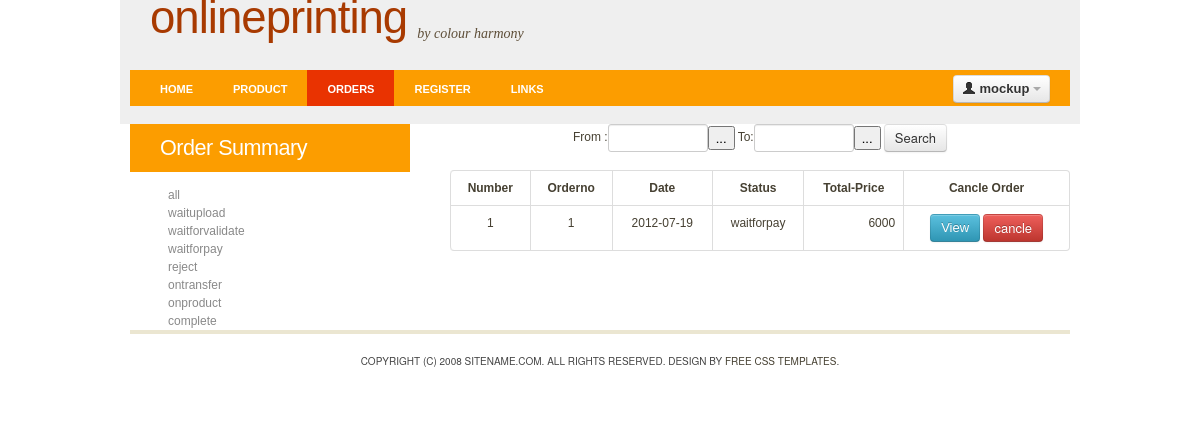
/index.php/orders (signed in), run on the app's committed database.
### tables this page shows
CREATE TABLE IF NOT EXISTS `ord` (
  `ord_status` varchar(20) NOT NULL,
  `total_price` double NOT NULL,
  `address` varchar(100) NOT NULL,
  `province` varchar(30) DEFAULT NULL,
  `postcode` varchar(5) DEFAULT NULL,
  `orderdate` date NOT NULL,
  `email` varchar(50) NOT NULL COMMENT 'FK',
  `paymethod` varchar(15) NOT NULL,
  `sendmethod` varchar(15) DEFAULT NULL,
  `orderno` int(11) NOT NULL AUTO_INCREMENT COMMENT 'PK',
  PRIMARY KEY (`orderno`),
  KEY `custormer_email` (`email`),
  KEY `Ord_ordstatus` (`ord_status`),
  KEY `Ord_ordpay` (`paymethod`),
  KEY `Ord_ordsend` (`sendmethod`)
);

CREATE TABLE IF NOT EXISTS `ordstatus` (
  `status` varchar(20) NOT NULL DEFAULT '',
  `status_description` varchar(20) DEFAULT NULL,
  PRIMARY KEY (`status`)
);

### application/controllers/orders.php (called while the page is built, shortened)
<?php
class Orders extends CI_Controller {
    public function __construct() {
        $this->load->model('dao/templatedao');
        $this->load->model('dao/paperdao');
        $this->load->model('dao/optiondao');
        $this->load->model('dao/orderlinedao');
        $this->load->model('dao/typedao');
        $this->load->model('obj/orderline');
        $this->load->model('dao/orddao');
        $this->load->model('dao/ordpaydao');
        $this->load->model('dao/ordsenddao');
    }
    public function index() {
        if ($_SESSION['hasuser']) {
            $this->orderpage();
        } else {
            redirect('home');
        }
    }
    public function orderpage() {
        $this->load->model('dao/ordstatusdao');
        $user = $_SESSION['user'];
        $email = $user->getEmail();
        $condition = array();
        $condition['email'] = $email;
        $orderlist = $this->orddao->findbymultifield($condition);
        $ordstatuslist = $this->ordstatusdao->findall();
        $data = array();
        $data['orderlist'] = $orderlist;
        $data['ordstatuslist'] = $ordstatuslist;
        $this->load->view(lang('orderpage'), $data);
    }
}
?>

### index.php (called while the page is built, shortened)
<?php
require_once BASEPATH.'core/CodeIgniter.php';

### application/models/obj/custormer.php (called while the page is built, shortened)
<?php
class Custormer extends CI_Model  {
  private $email;
                          public function getEmail() {
               return $this->email;
           }
}
?>

### application/models/dao/orddao.php (called while the page is built, shortened)
<?php
class Orddao extends CI_Model  {
     public function findbymultifield($condition){
         foreach ($condition as $index=>$row) {
         $this->db->where($index, $row);
        }
            $query = $this->db->get('ord');
        $condition = array();
        foreach ($query->result() as $row) {
            $obj = $this->makeObj($row);
             array_push($condition, $obj);
        }
        return $condition;
    }
       private function makeObj($row) {
        $ord = new Ord();
        $ord->setOrderno($row->orderno);
        $ord->setEmail($row->email);
        $ord->setOrdstatus($row->ord_status);
        $ord->setPaymethod($row->paymethod);
        $ord->setSendmethod($row->sendmethod);
        $ord->setTotalprice($row->total_price);
        $ord->setAddress($row->address);
        $ord->setProvince($row->province);
        $ord->setPostcode($row->postcode);
$ord->setOrderdate($row->orderdate);
        return $ord;
    }
}
?>

### application/models/obj/ord.php (called while the page is built, shortened)
<?php
class Ord extends CI_Model {
    private $orderno;
    private $ordstatus;
    private $totalprice;
private $orderdate;
public function getOrderdate() {
    return $this->orderdate;
}
public function setOrderdate($orderdate) {
    $this->orderdate = $orderdate;
}
    public function getOrderno() {
        return $this->orderno;
    }
    public function setOrderno($orderno) {
        $this->orderno = $orderno;
    }
    public function getOrdstatus() {
        return $this->ordstatus;
    }
    public function setOrdstatus($ordstatus) {
        $this->ordstatus = $ordstatus;
    }
    public function getTotalprice() {
        return $this->totalprice;
    }
    public function setTotalprice($totalprice) {
        $this->totalprice = $totalprice;
    }
}
?>

### application/models/dao/ordstatusdao.php (called while the page is built, shortened)
<?php
class Ordstatusdao extends CI_Model{
     public function findall() {
        $query = $this->db->get('ordstatus');
        $array = array();
        foreach ($query->result() as $row) {
            $type = $this->makeObj($row);
            array_push($array, $type);
        }
        return $array;
    }
     public function makeObj($row) {
        $ordstatus = new Ordstatus();
        $ordstatus->setStatus($row->status);
        $ordstatus->setDescription($row->status_description);
        return $ordstatus;
    }
}
?>

### application/models/obj/ordstatus.php (called while the page is built)
<?php
class Ordstatus  extends CI_Model{
    private $status;
    private $description;
    public function getStatus() {
        return $this->status;
    }
    public function setStatus($status) {
        $this->status = $status;
    }
    public function getDescription() {
        return $this->description;
    }
    public function setDescription($description) {
        $this->description = $description;
    }
}
?>

### application/views/OnlinePrinting/Orders/orderspage.php (the view, shortened to what this page needs)
<div id="page">
    <div id ="content">
        <div id="search-bar">
            <form id="searchform"action="<? echo site_url('orders') ?>" class="form-search" align="center"  method="post">
                From :<input type="text" name="fromdate" id="fromdate" class="input-small datepicker" >
                To:<input type="text" name="todate" id="todate"  class="input-small datepicker"   >
                <button type="submit" class="btn">Search</button>
            </form>
        </div>
        <div id="result"  align="center">
            <table class="table table-bordered" >
                <thead>
                <th>
                    Number
                </th>
                <th>
                    Orderno
                </th>
                <th>
                    Date
                </th>
                <th>
                    Status
                </th>
                <th>
                    Total-Price
                </th>
                <th>
                    Cancle Order
                </th>
                </thead>
                <tbody>
                    <?php foreach ($orderlist as $index => $order): ?>
                        <tr> <td  ><? echo $index + 1 ?> </td>
                            <td  >
                                    <? echo $order->getOrderno(); ?>
                            </td>
                            <td > <? echo $order->getOrderdate(); ?> </td>
                            <td >
                                 <?php foreach ($ordstatuslist as $pos): ?>
                                <?php if ($pos->getStatus() ==$order->getOrdstatus() ): ?>
                                <? echo $pos->getDescription(); break; ?>
                               <?php endif; ?>
                                 <?php endforeach; ?>
                            </td>
                            <td style="text-align: right;" ><? echo $order->getTotalprice(); ?> </td>
                            <td >
                                 <a class="btn btn-info" href="<?echo site_url('orders/vieworderdetail') . "/" . $order->getOrderno(); ?>">
                                   View
                                </a>
                                <button class="btn btn-danger" onclick="Confirmdelete('<? echo $order->getOrderno();?>');" >cancle </button>
                            </td>
                        </tr>
                    <?php endforeach; ?>
                </tbody>
            </table>
        </div>
    </div >
    <div id="sidebar">
        <h2>Order Summary</h2>
        <div style="margin: o auto; padding-left: 10%; padding-top: 5%" >
            <ul>
                <li><a href="JavaScript:void(0);" onclick="Searchstatus('');">all</a></li>
                <?php foreach ($ordstatuslist as $pos): ?>
                    <li ><a href="JavaScript:void(0);" onclick="Searchstatus('<? echo $pos->getStatus(); ?>');"><? echo $pos->getDescription() ?></a>
                    </li>
                <?php endforeach; ?>
            </ul>
        </div>
    </div>
</div>

### asset/css/main.css (style rules this page uses)
body { margin: 0; padding: 0; background: #FFFFFF; font-family: Arial, Helvetica, sans-serif; font-size: 12px; color: #464032; }
h1, h2, h3 { margin: 0; padding: 0; font-weight: normal; color: #221D1D; }
h2 { font-size: 2.4em; }
p, ul, ol { margin-top: 0; line-height: 180%; }
a { text-decoration: none; color: #ED3A00; }
#page { width: 940px; margin: 0 auto; padding: 0; }
#content { float: right; width: 620px; padding: 0px 0px 0px 0px; }
#sidebar { float: left; width: 280px; padding: 0px; color: #787878; }
#sidebar ul { margin: 0; padding: 0; list-style: none; }
#sidebar li { margin: 0; padding: 0; }
#sidebar li a { padding-left: 10px; background: url(images/img03.gif) no-repeat left 5px; }
#sidebar h2 { padding-left: 30px; padding-top: 6px; padding-bottom: 6px; background: #FC9D00; letter-spacing: -.5px; font-size: 1.8em; color: #FFFFFF; }
#sidebar a { border: none; color: #898989; }

### application/views/OnlinePrinting/Orders/orderspage.php (style rules this page uses)
#result th { text-align: center; }
#result td { text-align: center; }

### data on the page
ord: orderno "1", orderdate "2012-07-19", total_price "6000"
ordstatus: status_description "waitforpay"
ordstatus: status_description "waitupload"
ordstatus: status_description "waitforvalidate"
ordstatus: status_description "reject"
ordstatus: status_description "ontransfer"
ordstatus: status_description "onproduct"
ordstatus: status_description "complete"

### other printed values
$cus->getName() "mockup"
